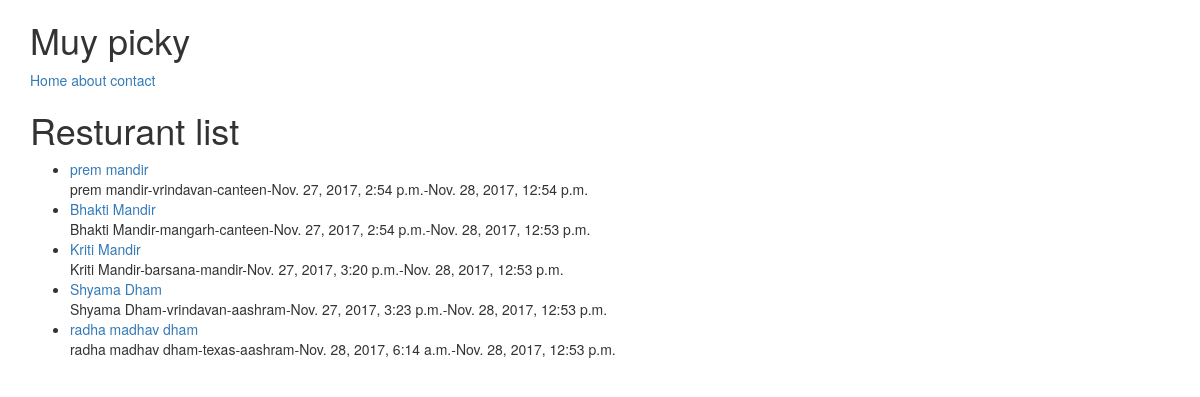
The page /restaurants/ on the database its author committed.
### restaurants/models.py (models this page shows, shortened)
class RestaurantLocation(models.Model):
    name        = models.CharField(max_length=120)
    location    = models.CharField(max_length=120, null=True, blank=False)
    category    = models.CharField(max_length=120, null=True, blank=True)
    timestamp   = models.DateTimeField(auto_now_add=True)
    updated     = models.DateTimeField(auto_now=True)
    slug        = models.SlugField(null=True, blank=True)
    def __str__(self):
        return(self.name)

### restaurants/views.py (the view)
# urls.py: url(r'^restaurants/$', RestaurantListView.as_view()),
class RestaurantListView(ListView):
    def get_queryset(self):
        slug = self.kwargs.get("slug")
        if slug:
            queryset = RestaurantLocation.objects.filter(
                Q(location__iexact=slug) |
                Q(location__icontains=slug)
            )
        else:
            queryset = RestaurantLocation.objects.all()
        return queryset

### restaurants/templates/restaurants/restaurantlocation_list.html (shortened to what this page needs)
{% extends "base.html" %}
{% block content %}
<h1>
    Resturant list
</h1>
<ul>
    {% for obj in object_list %}
        <li><a href="/restaurants/{{ obj.slug }}/">{{ obj }}</a> <br/>
            {{obj.name}}-{{obj.location}}-{{obj.category}}-{{obj.timestamp}}-{{obj.updated}}
        </li>
    {% endfor %}
</ul>
{% endblock %}

### rows shown on the page
RestaurantLocation: name "prem mandir", location "vrindavan", category "canteen", timestamp "Nov. 27, 2017, 2:54 p.m.", updated "Nov. 28, 2017, 12:54 p.m."
RestaurantLocation: name "Bhakti Mandir", location "mangarh", category "canteen", timestamp "Nov. 27, 2017, 2:54 p.m.", updated "Nov. 28, 2017, 12:53 p.m."
RestaurantLocation: name "Kriti Mandir", location "barsana", category "mandir", timestamp "Nov. 27, 2017, 3:20 p.m.", updated "Nov. 28, 2017, 12:53 p.m."
RestaurantLocation: name "Shyama Dham", location "vrindavan", category "aashram", timestamp "Nov. 27, 2017, 3:23 p.m.", updated "Nov. 28, 2017, 12:53 p.m."
RestaurantLocation: name "radha madhav dham", location "texas", category "aashram", timestamp "Nov. 28, 2017, 6:14 a.m.", updated "Nov. 28, 2017, 12:53 p.m."
